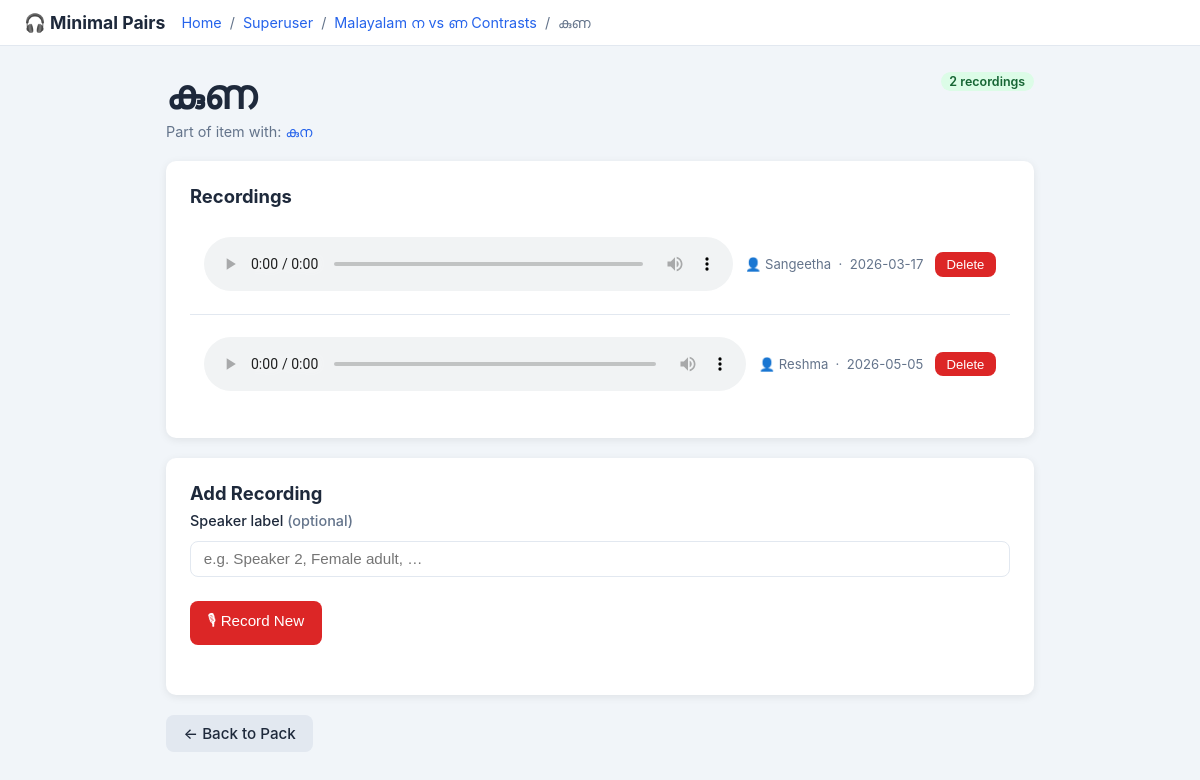
/superuser/word/101, run on the app's committed database.
### tables this page shows
CREATE TABLE pack (
            id INTEGER PRIMARY KEY AUTOINCREMENT,
            name TEXT NOT NULL UNIQUE,
            description TEXT,
            published INTEGER NOT NULL DEFAULT 0,
            created_at TEXT NOT NULL DEFAULT (datetime('now'))
        );

CREATE TABLE word (
            id INTEGER PRIMARY KEY AUTOINCREMENT,
            item_id INTEGER NOT NULL REFERENCES item(id) ON DELETE CASCADE,
            label TEXT NOT NULL,
            word_type TEXT NOT NULL DEFAULT 'real'
        );

CREATE TABLE recording (
            id INTEGER PRIMARY KEY AUTOINCREMENT,
            word_id INTEGER NOT NULL REFERENCES word(id) ON DELETE CASCADE,
            file_path TEXT NOT NULL,
            speaker_label TEXT,
            session_id TEXT,
            created_at TEXT NOT NULL DEFAULT (datetime('now'))
        );

### app.py (the view)
@app.route('/superuser/word/<int:word_id>')
def su_word(word_id):
    db = get_db()
    word = db.execute('''
        SELECT w.*, i.pack_id, i.id as item_id FROM word w
        JOIN item i ON i.id = w.item_id
        WHERE w.id = ?
    ''', (word_id,)).fetchone()
    if not word:
        db.close()
        return 'Not found', 404
    recordings = db.execute(
        'SELECT * FROM recording WHERE word_id = ? ORDER BY created_at', (word_id,)
    ).fetchall()
    pack = db.execute('SELECT * FROM pack WHERE id = ?', (word['pack_id'],)).fetchone()
    siblings = db.execute(
        'SELECT id, label FROM word WHERE item_id = ? ORDER BY id', (word['item_id'],)
    ).fetchall()
    db.close()
    return render_template('superuser/word.html',
                           word=word, recordings=recordings,
                           pack=pack, siblings=siblings)

### database.py (called while the page is built)
def get_db():
    conn = sqlite3.connect(DB_PATH)
    conn.row_factory = sqlite3.Row
    conn.execute("PRAGMA foreign_keys = ON")
    return conn

### templates/superuser/word.html (shortened to what this page needs)
{% extends "base.html" %}
{% block nav %}
<nav class="breadcrumb">
  <a href="/">Home</a>
  <span class="sep"></span>
  <a href="/superuser/">Superuser</a>
  <span class="sep"></span>
  <a href="/superuser/pack/{{ pack.id }}">{{ pack.name }}</a>
  <span class="sep"></span>
  {{ word.label }}
</nav>
{% endblock %}
{% block content %}
<div class="pack-header">
  <div>
    <div class="pack-title" style="font-size:2.5rem;">{{ word.label }}</div>
    <div class="text-muted" style="font-size:.9rem; margin-top:.25rem;">
      Part of item with:
      {% for s in siblings %}
        {% if s.id != word.id %}
          <a href="/superuser/word/{{ s.id }}">{{ s.label }}</a>{% if not loop.last %}, {% endif %}
        {% endif %}
      {% endfor %}
    </div>
  </div>
  <div>
    <span id="rec-count-badge"
          data-count="{{ recordings|length }}"
          class="badge {{ 'badge-green' if recordings else 'badge-red' }}">
      {{ recordings|length }} recording{{ 's' if recordings|length != 1 }}
    </span>
  </div>
</div>
<div class="card">
  <h2 class="mb-1">Recordings</h2>
  {% if recordings %}
    <ul class="rec-list" id="rec-list">
      {% for rec in recordings %}
      <li class="rec-item" data-rec-id="{{ rec.id }}">
        <audio controls src="{{ url_for('static', filename='audio/' + rec.file_path.split('/')[-1]) }}"
               class="preview-audio" style="flex:1; min-width:0;"></audio>
        <span class="rec-meta">
          {% if rec.speaker_label %}
            👤 {{ rec.speaker_label }}
          {% else %}
            <em>No speaker label</em>
          {% endif %}
          &nbsp;·&nbsp; {{ rec.created_at[:10] }}
        </span>
        <form method="POST" action="/superuser/recording/{{ rec.id }}/delete" style="margin-left:auto;">
          <button type="submit" class="btn btn-danger btn-sm"
                  onclick="return confirm('Delete this recording?')">Delete</button>
        </form>
      </li>
      {% endfor %}
    </ul>
  {% else %}
    <ul class="rec-list" id="rec-list"></ul>
    <p class="text-muted" style="padding:.5rem 0;">No recordings yet.</p>
  {% endif %}
</div>
<div class="card">
  <h2 class="mb-1">Add Recording</h2>
  <label for="inline-speaker-label">Speaker label <span class="text-muted">(optional)</span></label>
  <input id="inline-speaker-label" type="text" class="speaker-input"
         placeholder="e.g. Speaker 2, Female adult, …">
  <div class="flex-row mt-1">
    <button id="inline-rec-btn" class="btn btn-danger">🎙 Record New</button>
  </div>
  <div id="inline-status" class="text-muted mt-1" style="min-height:1.3em; font-size:.9rem;"></div>
</div>
<div class="mt-2">
  <a href="/superuser/pack/{{ pack.id }}" class="btn btn-grey">← Back to Pack</a>
</div>
{% endblock %}

### static/css/style.css (style rules this page uses)
*, *::before, *::after { box-sizing: border-box; margin: 0; padding: 0; }
:root { --blue: #2563eb; --blue-dark: #1d4ed8; --green: #16a34a; --red: #dc2626; --amber: #d97706; --grey: #64748b; --grey-light:#e2e8f0; --bg: #f1f5f9; --surface: #ffffff; --text: #1e293b; --text-muted:#64748b; --radius: 10px; --shadow: 0 2px 8px rgba(0,0,0,.08); }
body { font-family: -apple-system, BlinkMacSystemFont, 'Segoe UI', sans-serif; background: var(--bg); color: var(--text); min-height: 100vh; }
a { color: var(--blue); text-decoration: none; }
.breadcrumb { display: flex; align-items: center; gap: .4rem; font-size: .9rem; color: var(--text-muted); flex-wrap: wrap; }
.breadcrumb a { color: var(--blue); }
.breadcrumb .sep::before { content: '/'; margin: 0 .1rem; }
.card { background: var(--surface); border-radius: var(--radius); box-shadow: var(--shadow); padding: 1.5rem; margin-bottom: 1.25rem; }
.btn { display: inline-flex; align-items: center; gap: .4rem; padding: .55rem 1.1rem; border-radius: 8px; border: none; cursor: pointer; font-size: .95rem; font-weight: 500; transition: opacity .15s, transform .1s; text-decoration: none; }
.btn-danger { background: var(--red); color: #fff; }
.btn-grey { background: var(--grey-light); color: var(--text); }
.btn-sm { padding: .3rem .7rem; font-size: .82rem; }
.badge { display: inline-block; padding: .15rem .55rem; border-radius: 999px; font-size: .78rem; font-weight: 600; }
.badge-green { background: #dcfce7; color: #166534; }
.pack-header { display: flex; align-items: flex-start; justify-content: space-between; gap: 1rem; margin-bottom: 1.25rem; flex-wrap: wrap; }
.pack-title { font-size: 1.4rem; font-weight: 700; }
.preview-audio { width: 100%; margin: .75rem 0; }
.speaker-input { width: 100%; padding: .55rem .8rem; border: 1.5px solid var(--grey-light); border-radius: 8px; font-size: .95rem; margin: .5rem 0 1rem; }
.rec-list { list-style: none; }
.rec-item { display: flex; align-items: center; gap: .75rem; padding: .65rem .9rem; border-bottom: 1px solid var(--grey-light); flex-wrap: wrap; }
.rec-item:last-child { border-bottom: none; }
.rec-meta { font-size: .82rem; color: var(--text-muted); }
.flex-row { display: flex; gap: .75rem; align-items: center; flex-wrap: wrap; }
.mt-1 { margin-top: .5rem; }
.mt-2 { margin-top: 1rem; }
.mb-1 { margin-bottom: .5rem; }
.text-muted { color: var(--text-muted); font-size: .9rem; }
label { font-size: .9rem; font-weight: 500; display: block; margin-bottom: .25rem; }
h2 { font-size: 1.15rem; margin-bottom: .2rem; }

### data on the page
pack: name "Malayalam ന vs ണ Contrasts"
word: label "കുണ"
word: label "കുന"
recording: speaker_label "Sangeetha", created_at "2026-03-17"
recording: speaker_label "Reshma", created_at "2026-05-05"

### other printed values
{{ recordings|length }} "2"
{{ 's' if recordings|length != 1 }} "s"
